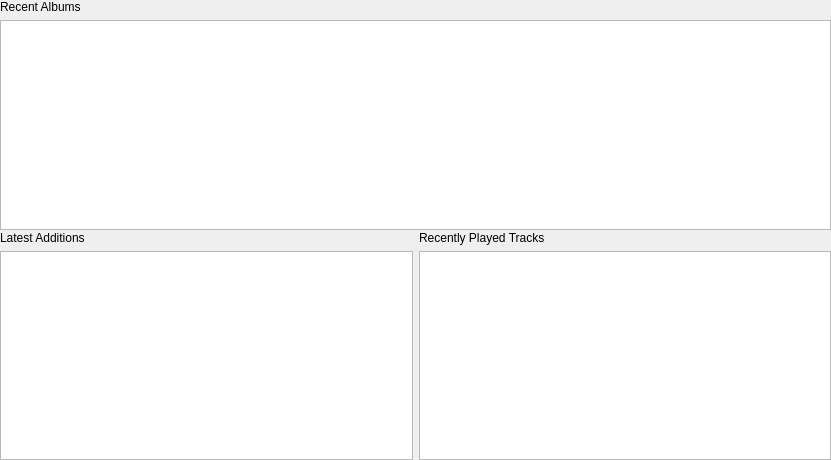
<?xml version="1.0" encoding="UTF-8"?>
<ui version="4.0">
 <class>SourceInfoWidget</class>
 <widget class="QWidget" name="SourceInfoWidget">
  <property name="geometry">
   <rect>
    <x>0</x>
    <y>0</y>
    <width>831</width>
    <height>460</height>
   </rect>
  </property>
  <layout class="QVBoxLayout" name="verticalLayout_4">
   <property name="margin">
    <number>0</number>
   </property>
   <item>
    <widget class="QSplitter" name="splitter">
     <property name="orientation">
      <enum>Qt::Vertical</enum>
     </property>
     <property name="handleWidth">
      <number>1</number>
     </property>
     <widget class="QWidget" name="">
      <layout class="QVBoxLayout" name="verticalLayout">
       <item>
        <widget class="HeaderLabel" name="label_2">
         <property name="text">
          <string>Recent Albums</string>
         </property>
        </widget>
       </item>
       <item>
        <widget class="AlbumView" name="recentAlbumView">
         <property name="sizePolicy">
          <sizepolicy hsizetype="Expanding" vsizetype="Expanding">
           <horstretch>0</horstretch>
           <verstretch>0</verstretch>
          </sizepolicy>
         </property>
         <property name="minimumSize">
          <size>
           <width>0</width>
           <height>192</height>
          </size>
         </property>
         <property name="maximumSize">
          <size>
           <width>16777215</width>
           <height>16777215</height>
          </size>
         </property>
         <property name="dragEnabled">
          <bool>true</bool>
         </property>
         <property name="dragDropMode">
          <enum>QAbstractItemView::DragDrop</enum>
         </property>
         <property name="selectionMode">
          <enum>QAbstractItemView::ExtendedSelection</enum>
         </property>
        </widget>
       </item>
      </layout>
     </widget>
     <widget class="QWidget" name="">
      <layout class="QHBoxLayout" name="horizontalLayout">
       <item>
        <layout class="QVBoxLayout" name="verticalLayout_3">
         <item>
          <widget class="HeaderLabel" name="label">
           <property name="text">
            <string>Latest Additions</string>
           </property>
          </widget>
         </item>
         <item>
          <widget class="CollectionView" name="recentCollectionView"/>
         </item>
        </layout>
       </item>
       <item>
        <layout class="QVBoxLayout" name="verticalLayout_2">
         <item>
          <widget class="HeaderLabel" name="label_3">
           <property name="text">
            <string>Recently Played Tracks</string>
           </property>
          </widget>
         </item>
         <item>
          <widget class="PlaylistView" name="historyView"/>
         </item>
        </layout>
       </item>
      </layout>
     </widget>
    </widget>
   </item>
  </layout>
 </widget>
 <customwidgets>
  <customwidget>
   <class>HeaderLabel</class>
   <extends>QLabel</extends>
   <header location="global">widgets/HeaderLabel.h</header>
  </customwidget>
  <customwidget>
   <class>AlbumView</class>
   <extends>QListView</extends>
   <header>playlist/albumview.h</header>
  </customwidget>
  <customwidget>
   <class>PlaylistView</class>
   <extends>QTreeView</extends>
   <header>playlist/playlistview.h</header>
  </customwidget>
  <customwidget>
   <class>CollectionView</class>
   <extends>QTreeView</extends>
   <header>playlist/collectionview.h</header>
  </customwidget>
 </customwidgets>
 <resources/>
 <connections/>
</ui>
